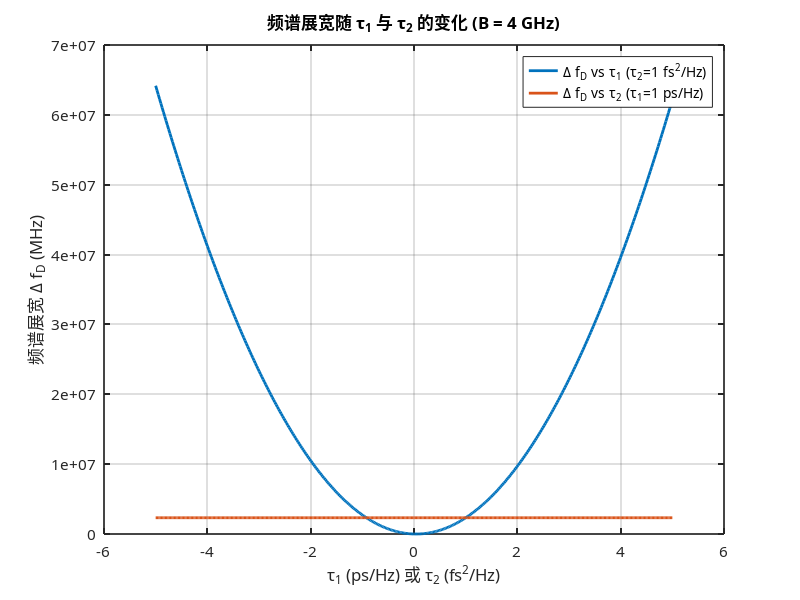
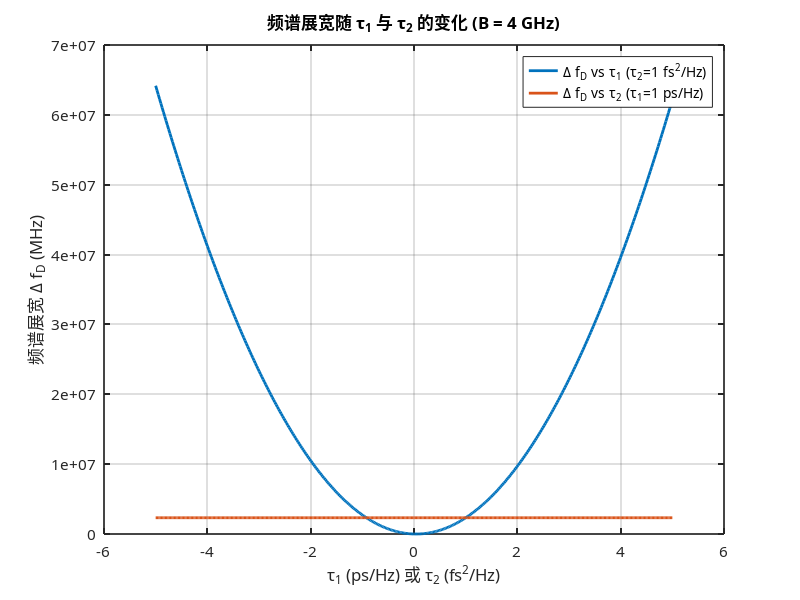
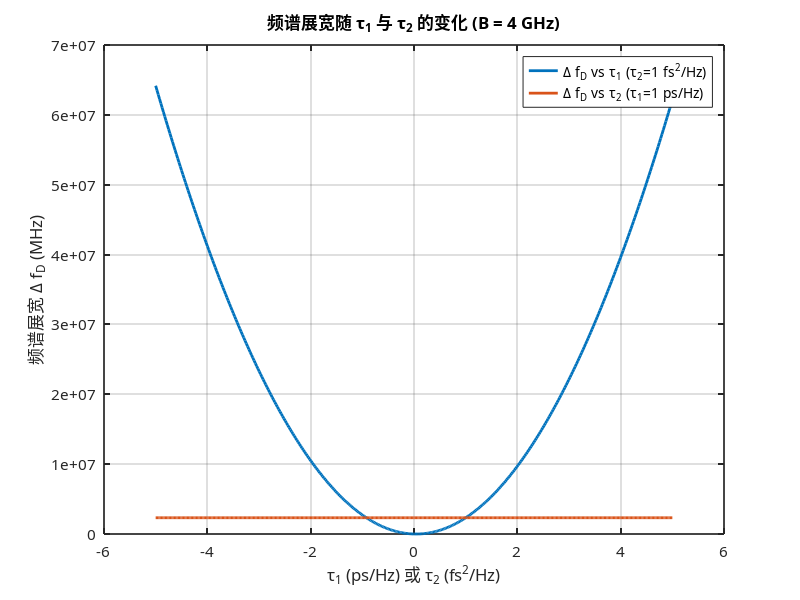
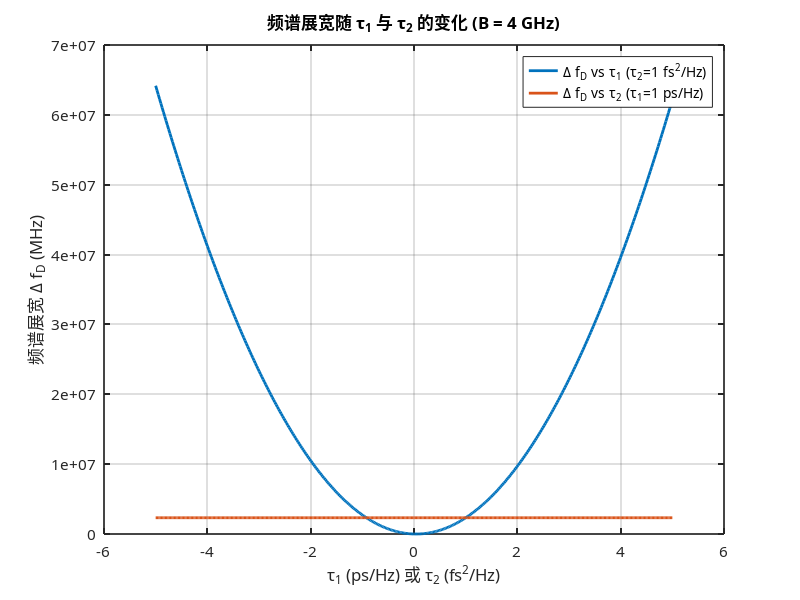

The MATLAB script that drew these images, in order:
%% plot_fig_3_5_6_bandwidth_dispersion_effects.m
% 论文图3-5/图3-6：带宽与色散系数对频谱展宽的影响
% 生成日期：2026-01-24
% 对应章节：3.3.3 频谱特征量化
%
% 图表核心表达：
% - 频谱展宽随带宽 B 的非线性耦合关系（含二次近似）
% - 频谱展宽随色散系数 tau1 / tau2 的变化规律

clear; clc; close all;

%% 1. 物理常数与参数设置（与定稿文档一致）
f0 = 34e9;                     % 起始频率 (Hz)
omega0 = 2*pi*f0;              % 起始角频率 (rad/s)
T_m = 1e-3;                    % 调制周期 (s)
tau0 = 1e-9;                   % 群时延零阶项 (s)，用于展示 C2 的影响

% 色散系数示例（用于对比“加速/减缓”增长趋势）
tau1_cases = [-2, 1] * 1e-12;  % tau1 (s^2) 对应 -2/1 ps/Hz
tau2_cases = [1, 1] * 1e-30;   % tau2 (s^3) 对应 1 fs^2/Hz

% 带宽范围（与正文描述一致）
B = linspace(1e9, 5e9, 300);  % 1-5 GHz

%% 2. 图3-5：频谱展宽随带宽变化
Kp = 2*pi*B/T_m; % 角频率调制斜率

% Case 1：加速增长
tau1 = tau1_cases(1);
tau2 = tau2_cases(1);
C1 = omega0*tau2 + 2*tau1;
C2 = tau1^2 + tau0*tau2;
Delta_f_case1 = (2*pi*B.^2/T_m) .* abs(C1 - (2*pi*B/T_m).*C2);
Delta_f_quad = (2*pi*B.^2/T_m) .* abs(C1); % 二次近似
B_zero_case1 = (C1/C2) * T_m/(2*pi);       % |C1 - K' C2| = 0 对应带宽

% Case 2：减缓增长
tau1 = tau1_cases(2);
tau2 = tau2_cases(2);
C1 = omega0*tau2 + 2*tau1;
C2 = tau1^2 + tau0*tau2;
Delta_f_case2 = (2*pi*B.^2/T_m) .* abs(C1 - (2*pi*B/T_m).*C2);
B_zero_case2 = (C1/C2) * T_m/(2*pi);       % |C1 - K' C2| = 0 对应带宽

figure('Position', [120, 120, 820, 520], 'Color', 'w');
set(0, 'DefaultAxesFontName', 'SimHei');
set(0, 'DefaultTextFontName', 'SimHei');

colors = [
    0.0000, 0.4470, 0.7410;  % 蓝
    0.8500, 0.3250, 0.0980;  % 橙
    0.0000, 0.0000, 0.0000;  % 黑
];

plot(B/1e9, Delta_f_case1/1e6, 'o-', 'Color', colors(1,:), 'LineWidth', 1.8, 'MarkerSize', 4);
hold on;
plot(B/1e9, Delta_f_case2/1e6, 's-', 'Color', colors(2,:), 'LineWidth', 1.8, 'MarkerSize', 4);
plot(B/1e9, Delta_f_quad/1e6, '--', 'Color', colors(3,:), 'LineWidth', 2.2);

grid on;
xlabel('带宽 B (GHz)');
ylabel('频谱展宽 \Delta f_D (MHz)');
title('频谱展宽随带宽 B 的变化');
legend( ...
    '\Delta f_D vs B (\tau_1=-2 ps/Hz, \tau_2=1 fs^2/Hz)', ...
    '\Delta f_D vs B (\tau_1=1 ps/Hz, \tau_2=1 fs^2/Hz)', ...
    '二次近似 (\propto B^2)', ...
    'Location', 'northwest');
set(gca, 'FontSize', 11, 'LineWidth', 1.2, 'Box', 'on');

% 标注 |C1 - K' C2| = 0 对应带宽（若落在显示范围内）
if isfinite(B_zero_case1) && B_zero_case1 > min(B) && B_zero_case1 < max(B)
    xline(B_zero_case1/1e9, ':', 'Color', colors(1,:), 'LineWidth', 1.4);
    text(B_zero_case1/1e9 + 0.05, max(Delta_f_case1/1e6)*0.20, ...
        sprintf('B_0^{(1)} = %.2f GHz', B_zero_case1/1e9), ...
        'FontSize', 11, 'Color', colors(1,:));
end
if isfinite(B_zero_case2) && B_zero_case2 > min(B) && B_zero_case2 < max(B)
    xline(B_zero_case2/1e9, ':', 'Color', colors(2,:), 'LineWidth', 1.4);
    text(B_zero_case2/1e9 + 0.05, max(Delta_f_case1/1e6)*0.12, ...
        sprintf('B_0^{(2)} = %.2f GHz', B_zero_case2/1e9), ...
        'FontSize', 11, 'Color', colors(2,:));
end

%% 3. 图3-6：频谱展宽随色散系数变化
B_fixed = 4e9;                     % 固定带宽 (Hz)
Kp_fixed = 2*pi*B_fixed/T_m;

% tau1 变化（tau2 固定）
tau1_range = linspace(-5, 5, 400) * 1e-12; % ps/Hz -> s^2
tau2_fixed = 1e-30;                        % 1 fs^2/Hz -> s^3
C1_tau1 = omega0*tau2_fixed + 2*tau1_range;
C2_tau1 = tau1_range.^2 + tau0*tau2_fixed;
Delta_f_tau1 = (2*pi*B_fixed^2/T_m) .* abs(C1_tau1 - Kp_fixed*C2_tau1);

% tau2 变化（tau1 固定）
tau2_range = linspace(-5, 5, 400) * 1e-30; % fs^2/Hz -> s^3
tau1_fixed = 1e-12;                        % 1 ps/Hz -> s^2
C1_tau2 = omega0*tau2_range + 2*tau1_fixed;
C2_tau2 = tau1_fixed^2 + tau0*tau2_range;
Delta_f_tau2 = (2*pi*B_fixed^2/T_m) .* abs(C1_tau2 - Kp_fixed*C2_tau2);

figure('Position', [980, 120, 820, 520], 'Color', 'w');
plot(tau1_range/1e-12, Delta_f_tau1/1e6, 'LineWidth', 2.0, 'Color', colors(1,:));
hold on;
plot(tau2_range/1e-30, Delta_f_tau2/1e6, 'LineWidth', 2.0, 'Color', colors(2,:));
grid on;
xlabel('\tau_1 (ps/Hz) 或 \tau_2 (fs^2/Hz)');
ylabel('频谱展宽 \Delta f_D (MHz)');
title('频谱展宽随 \tau_1 与 \tau_2 的变化 (B = 4 GHz)');
legend('\Delta f_D vs \tau_1 (\tau_2=1 fs^2/Hz)', '\Delta f_D vs \tau_2 (\tau_1=1 ps/Hz)', ...
    'Location', 'northeast');
set(gca, 'FontSize', 11, 'LineWidth', 1.2, 'Box', 'on');

%% 4. 保存图表
output_dir = fullfile(fileparts(mfilename('fullpath')), '..', 'figures');
if ~exist(output_dir, 'dir')
    mkdir(output_dir);
end

% 图3-5：带宽-散焦非线性耦合关系（与正文图名保持一致）
print('-dpng', '-r300', fullfile(output_dir, '图3-4_带宽散焦耦合曲线.png'));
print('-dsvg', fullfile(output_dir, '图3-4_带宽散焦耦合曲线.svg'));

% 图3-6：色散系数影响
print('-dpng', '-r300', fullfile(output_dir, '图3-6_色散系数影响频谱展宽.png'));
print('-dsvg', fullfile(output_dir, '图3-6_色散系数影响频谱展宽.svg'));

fprintf('✓ 图3-5/图3-6 已保存至 final_output/figures/\\n');
